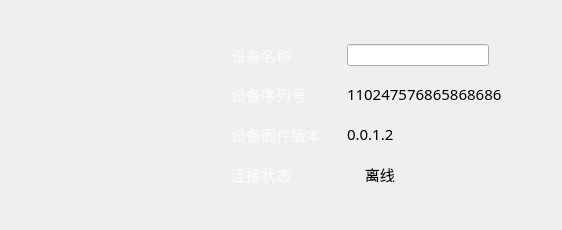
<?xml version="1.0" encoding="UTF-8"?>
<ui version="4.0">
 <class>DeviceDetail</class>
 <widget class="QWidget" name="DeviceDetail">
  <property name="geometry">
   <rect>
    <x>0</x>
    <y>0</y>
    <width>562</width>
    <height>230</height>
   </rect>
  </property>
  <property name="windowTitle">
   <string>属性</string>
  </property>
  <layout class="QHBoxLayout" name="horizontalLayout_3">
   <item>
    <spacer name="horizontalSpacer_4">
     <property name="orientation">
      <enum>Qt::Horizontal</enum>
     </property>
     <property name="sizeHint" stdset="0">
      <size>
       <width>40</width>
       <height>20</height>
      </size>
     </property>
    </spacer>
   </item>
   <item>
    <layout class="QVBoxLayout" name="verticalLayout_2">
     <property name="spacing">
      <number>16</number>
     </property>
     <item>
      <spacer name="verticalSpacer_4">
       <property name="orientation">
        <enum>Qt::Vertical</enum>
       </property>
       <property name="sizeHint" stdset="0">
        <size>
         <width>20</width>
         <height>40</height>
        </size>
       </property>
      </spacer>
     </item>
     <item>
      <widget class="QLabel" name="computer">
       <property name="minimumSize">
        <size>
         <width>120</width>
         <height>120</height>
        </size>
       </property>
       <property name="maximumSize">
        <size>
         <width>120</width>
         <height>120</height>
        </size>
       </property>
       <property name="text">
        <string/>
       </property>
       <property name="pixmap">
        <pixmap>:/res/computer.png</pixmap>
       </property>
       <property name="scaledContents">
        <bool>true</bool>
       </property>
      </widget>
     </item>
     <item>
      <layout class="QHBoxLayout" name="horizontalLayout">
       <property name="spacing">
        <number>7</number>
       </property>
       <item>
        <spacer name="horizontalSpacer">
         <property name="orientation">
          <enum>Qt::Horizontal</enum>
         </property>
         <property name="sizeHint" stdset="0">
          <size>
           <width>30</width>
           <height>20</height>
          </size>
         </property>
        </spacer>
       </item>
       <item>
        <widget class="QLabel" name="powerIcon">
         <property name="minimumSize">
          <size>
           <width>22</width>
           <height>10</height>
          </size>
         </property>
         <property name="maximumSize">
          <size>
           <width>22</width>
           <height>10</height>
          </size>
         </property>
         <property name="text">
          <string/>
         </property>
         <property name="pixmap">
          <pixmap>:/res/power.png</pixmap>
         </property>
         <property name="scaledContents">
          <bool>true</bool>
         </property>
         <property name="margin">
          <number>1</number>
         </property>
        </widget>
       </item>
       <item>
        <widget class="QLabel" name="power">
         <property name="minimumSize">
          <size>
           <width>28</width>
           <height>14</height>
          </size>
         </property>
         <property name="maximumSize">
          <size>
           <width>28</width>
           <height>14</height>
          </size>
         </property>
         <property name="font">
          <font>
           <family>思源黑体 CN Light</family>
           <pointsize>8</pointsize>
          </font>
         </property>
         <property name="styleSheet">
          <string notr="true">color: rgba(255,255,255,152);</string>
         </property>
         <property name="text">
          <string/>
         </property>
        </widget>
       </item>
       <item>
        <spacer name="horizontalSpacer_2">
         <property name="orientation">
          <enum>Qt::Horizontal</enum>
         </property>
         <property name="sizeHint" stdset="0">
          <size>
           <width>30</width>
           <height>20</height>
          </size>
         </property>
        </spacer>
       </item>
      </layout>
     </item>
     <item>
      <spacer name="verticalSpacer">
       <property name="orientation">
        <enum>Qt::Vertical</enum>
       </property>
       <property name="sizeHint" stdset="0">
        <size>
         <width>20</width>
         <height>40</height>
        </size>
       </property>
      </spacer>
     </item>
    </layout>
   </item>
   <item>
    <spacer name="horizontalSpacer_5">
     <property name="orientation">
      <enum>Qt::Horizontal</enum>
     </property>
     <property name="sizeHint" stdset="0">
      <size>
       <width>55</width>
       <height>20</height>
      </size>
     </property>
    </spacer>
   </item>
   <item>
    <layout class="QGridLayout" name="gridLayout">
     <property name="verticalSpacing">
      <number>17</number>
     </property>
     <item row="0" column="1">
      <spacer name="verticalSpacer_2">
       <property name="orientation">
        <enum>Qt::Vertical</enum>
       </property>
       <property name="sizeHint" stdset="0">
        <size>
         <width>20</width>
         <height>40</height>
        </size>
       </property>
      </spacer>
     </item>
     <item row="1" column="2">
      <layout class="QHBoxLayout" name="horizontalLayout_2">
       <item>
        <widget class="QLineEdit" name="name">
         <property name="minimumSize">
          <size>
           <width>135</width>
           <height>22</height>
          </size>
         </property>
         <property name="maximumSize">
          <size>
           <width>200</width>
           <height>22</height>
          </size>
         </property>
         <property name="font">
          <font>
           <family>Microsoft YaHei</family>
           <pointsize>11</pointsize>
          </font>
         </property>
         <property name="text">
          <string/>
         </property>
        </widget>
       </item>
       <item>
        <widget class="QPushButton" name="edit">
         <property name="minimumSize">
          <size>
           <width>22</width>
           <height>22</height>
          </size>
         </property>
         <property name="maximumSize">
          <size>
           <width>22</width>
           <height>22</height>
          </size>
         </property>
         <property name="icon">
          <iconset>
           <normaloff>res/images/ic.edit.svg</normaloff>res/images/ic.edit.svg</iconset>
         </property>
         <property name="iconSize">
          <size>
           <width>22</width>
           <height>22</height>
          </size>
         </property>
         <property name="flat">
          <bool>true</bool>
         </property>
        </widget>
       </item>
      </layout>
     </item>
     <item row="3" column="0">
      <widget class="QLabel" name="label_3">
       <property name="font">
        <font>
         <family>Microsoft YaHei</family>
         <pointsize>11</pointsize>
        </font>
       </property>
       <property name="styleSheet">
        <string notr="true">color: rgba(255,255,255,152);</string>
       </property>
       <property name="text">
        <string>设备固件版本</string>
       </property>
      </widget>
     </item>
     <item row="2" column="2">
      <widget class="QLabel" name="sn">
       <property name="minimumSize">
        <size>
         <width>0</width>
         <height>16</height>
        </size>
       </property>
       <property name="maximumSize">
        <size>
         <width>16777215</width>
         <height>16</height>
        </size>
       </property>
       <property name="font">
        <font>
         <family>Microsoft YaHei</family>
         <pointsize>11</pointsize>
        </font>
       </property>
       <property name="text">
        <string>110247576865868686</string>
       </property>
      </widget>
     </item>
     <item row="0" column="2">
      <spacer name="verticalSpacer_6">
       <property name="orientation">
        <enum>Qt::Vertical</enum>
       </property>
       <property name="sizeHint" stdset="0">
        <size>
         <width>20</width>
         <height>40</height>
        </size>
       </property>
      </spacer>
     </item>
     <item row="2" column="0">
      <widget class="QLabel" name="label_2">
       <property name="font">
        <font>
         <family>Microsoft YaHei</family>
         <pointsize>11</pointsize>
        </font>
       </property>
       <property name="styleSheet">
        <string notr="true">color: rgba(255,255,255,152);</string>
       </property>
       <property name="text">
        <string>设备序列号</string>
       </property>
      </widget>
     </item>
     <item row="1" column="0">
      <widget class="QLabel" name="label">
       <property name="minimumSize">
        <size>
         <width>0</width>
         <height>16</height>
        </size>
       </property>
       <property name="maximumSize">
        <size>
         <width>16777215</width>
         <height>16</height>
        </size>
       </property>
       <property name="font">
        <font>
         <family>Microsoft YaHei</family>
         <pointsize>11</pointsize>
        </font>
       </property>
       <property name="styleSheet">
        <string notr="true">color: rgba(255,255,255,152);</string>
       </property>
       <property name="text">
        <string>设备名称</string>
       </property>
      </widget>
     </item>
     <item row="3" column="2">
      <widget class="QLabel" name="version">
       <property name="minimumSize">
        <size>
         <width>0</width>
         <height>16</height>
        </size>
       </property>
       <property name="maximumSize">
        <size>
         <width>16777215</width>
         <height>16</height>
        </size>
       </property>
       <property name="font">
        <font>
         <family>Microsoft YaHei</family>
         <pointsize>11</pointsize>
        </font>
       </property>
       <property name="text">
        <string>0.0.1.2</string>
       </property>
      </widget>
     </item>
     <item row="0" column="0">
      <spacer name="verticalSpacer_5">
       <property name="orientation">
        <enum>Qt::Vertical</enum>
       </property>
       <property name="sizeHint" stdset="0">
        <size>
         <width>20</width>
         <height>40</height>
        </size>
       </property>
      </spacer>
     </item>
     <item row="4" column="0">
      <widget class="QLabel" name="label_4">
       <property name="font">
        <font>
         <family>Microsoft YaHei</family>
         <pointsize>11</pointsize>
        </font>
       </property>
       <property name="styleSheet">
        <string notr="true">color: rgba(255,255,255,152);</string>
       </property>
       <property name="text">
        <string>连接状态</string>
       </property>
      </widget>
     </item>
     <item row="4" column="2">
      <layout class="QHBoxLayout" name="horizontalLayout_6">
       <property name="spacing">
        <number>4</number>
       </property>
       <item>
        <widget class="QLabel" name="lbicconnected">
         <property name="minimumSize">
          <size>
           <width>10</width>
           <height>10</height>
          </size>
         </property>
         <property name="maximumSize">
          <size>
           <width>10</width>
           <height>10</height>
          </size>
         </property>
         <property name="text">
          <string/>
         </property>
         <property name="scaledContents">
          <bool>true</bool>
         </property>
         <property name="alignment">
          <set>Qt::AlignCenter</set>
         </property>
        </widget>
       </item>
       <item>
        <widget class="QLabel" name="connect">
         <property name="minimumSize">
          <size>
           <width>0</width>
           <height>16</height>
          </size>
         </property>
         <property name="maximumSize">
          <size>
           <width>16777215</width>
           <height>16</height>
          </size>
         </property>
         <property name="font">
          <font>
           <family>Microsoft YaHei</family>
           <pointsize>11</pointsize>
          </font>
         </property>
         <property name="text">
          <string> 离线</string>
         </property>
         <property name="alignment">
          <set>Qt::AlignCenter</set>
         </property>
        </widget>
       </item>
       <item>
        <spacer name="horizontalSpacer_8">
         <property name="orientation">
          <enum>Qt::Horizontal</enum>
         </property>
         <property name="sizeHint" stdset="0">
          <size>
           <width>40</width>
           <height>16</height>
          </size>
         </property>
        </spacer>
       </item>
      </layout>
     </item>
     <item row="5" column="0">
      <spacer name="verticalSpacer_3">
       <property name="orientation">
        <enum>Qt::Vertical</enum>
       </property>
       <property name="sizeHint" stdset="0">
        <size>
         <width>20</width>
         <height>40</height>
        </size>
       </property>
      </spacer>
     </item>
    </layout>
   </item>
   <item>
    <spacer name="horizontalSpacer_3">
     <property name="orientation">
      <enum>Qt::Horizontal</enum>
     </property>
     <property name="sizeHint" stdset="0">
      <size>
       <width>40</width>
       <height>20</height>
      </size>
     </property>
    </spacer>
   </item>
  </layout>
 </widget>
 <resources/>
 <connections/>
</ui>
